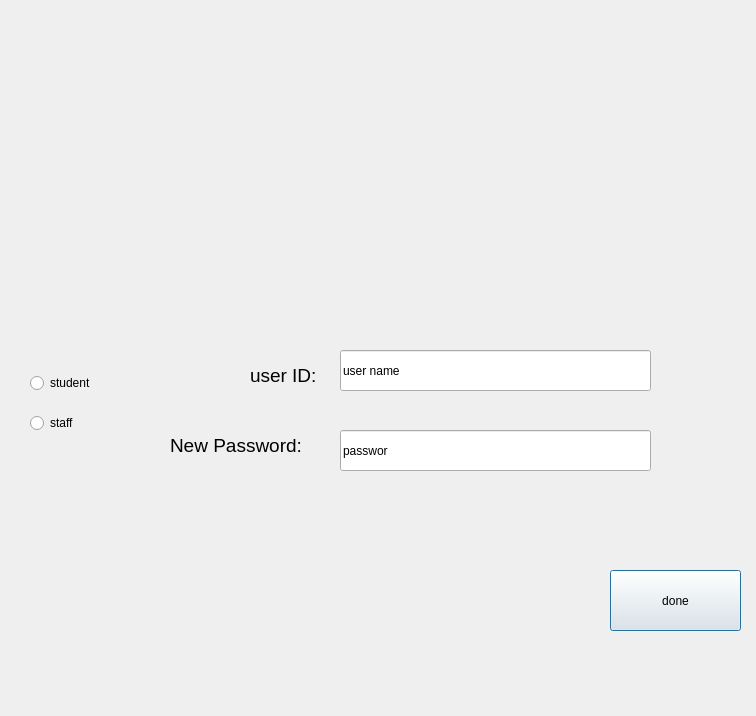
<?xml version="1.0" encoding="UTF-8"?>
<ui version="4.0">
 <class>submainwindow</class>
 <widget class="QDialog" name="submainwindow">
  <property name="geometry">
   <rect>
    <x>0</x>
    <y>0</y>
    <width>756</width>
    <height>716</height>
   </rect>
  </property>
  <property name="windowTitle">
   <string>Dialog</string>
  </property>
  <widget class="QLabel" name="label_2">
   <property name="geometry">
    <rect>
     <x>250</x>
     <y>360</y>
     <width>151</width>
     <height>31</height>
    </rect>
   </property>
   <property name="font">
    <font>
     <pointsize>14</pointsize>
    </font>
   </property>
   <property name="text">
    <string>user ID:</string>
   </property>
  </widget>
  <widget class="QLabel" name="label_3">
   <property name="geometry">
    <rect>
     <x>170</x>
     <y>430</y>
     <width>171</width>
     <height>31</height>
    </rect>
   </property>
   <property name="font">
    <font>
     <pointsize>14</pointsize>
    </font>
   </property>
   <property name="text">
    <string>New Password:</string>
   </property>
  </widget>
  <widget class="QPushButton" name="done">
   <property name="geometry">
    <rect>
     <x>610</x>
     <y>570</y>
     <width>131</width>
     <height>61</height>
    </rect>
   </property>
   <property name="text">
    <string>done</string>
   </property>
  </widget>
  <widget class="QRadioButton" name="studentcheck">
   <property name="geometry">
    <rect>
     <x>30</x>
     <y>370</y>
     <width>112</width>
     <height>26</height>
    </rect>
   </property>
   <property name="text">
    <string>student</string>
   </property>
  </widget>
  <widget class="QRadioButton" name="staffcheck">
   <property name="geometry">
    <rect>
     <x>30</x>
     <y>410</y>
     <width>112</width>
     <height>26</height>
    </rect>
   </property>
   <property name="text">
    <string>staff</string>
   </property>
  </widget>
  <widget class="QLineEdit" name="userid">
   <property name="geometry">
    <rect>
     <x>340</x>
     <y>350</y>
     <width>311</width>
     <height>41</height>
    </rect>
   </property>
   <property name="inputMask">
    <string>user name</string>
   </property>
   <property name="text">
    <string>user name</string>
   </property>
   <property name="maxLength">
    <number>9</number>
   </property>
  </widget>
  <widget class="QLineEdit" name="password">
   <property name="geometry">
    <rect>
     <x>340</x>
     <y>430</y>
     <width>311</width>
     <height>41</height>
    </rect>
   </property>
   <property name="inputMask">
    <string>password         </string>
   </property>
   <property name="text">
    <string>passwor         </string>
   </property>
  </widget>
  <widget class="QLabel" name="label_5">
   <property name="geometry">
    <rect>
     <x>340</x>
     <y>40</y>
     <width>301</width>
     <height>71</height>
    </rect>
   </property>
   <property name="text">
    <string/>
   </property>
   <property name="pixmap">
    <pixmap>../../Pictures/Screenshots/Screenshot 2024-04-01 234407.png</pixmap>
   </property>
   <property name="scaledContents">
    <bool>true</bool>
   </property>
  </widget>
  <widget class="QLabel" name="label_6">
   <property name="geometry">
    <rect>
     <x>350</x>
     <y>130</y>
     <width>291</width>
     <height>171</height>
    </rect>
   </property>
   <property name="font">
    <font>
     <family>Segoe UI Light</family>
     <pointsize>15</pointsize>
     <underline>true</underline>
    </font>
   </property>
   <property name="text">
    <string/>
   </property>
   <property name="pixmap">
    <pixmap>../../Pictures/Screenshots/Screenshot 2024-04-01 234356.png</pixmap>
   </property>
   <property name="scaledContents">
    <bool>true</bool>
   </property>
  </widget>
  <widget class="QLabel" name="label">
   <property name="geometry">
    <rect>
     <x>-10</x>
     <y>0</y>
     <width>871</width>
     <height>671</height>
    </rect>
   </property>
   <property name="text">
    <string/>
   </property>
   <property name="pixmap">
    <pixmap>../../Pictures/Screenshots/Screenshot 2024-04-01 232327.png</pixmap>
   </property>
   <property name="scaledContents">
    <bool>true</bool>
   </property>
  </widget>
  <zorder>label</zorder>
  <zorder>label_2</zorder>
  <zorder>label_3</zorder>
  <zorder>done</zorder>
  <zorder>studentcheck</zorder>
  <zorder>staffcheck</zorder>
  <zorder>userid</zorder>
  <zorder>password</zorder>
  <zorder>label_5</zorder>
  <zorder>label_6</zorder>
 </widget>
 <resources/>
 <connections/>
</ui>
